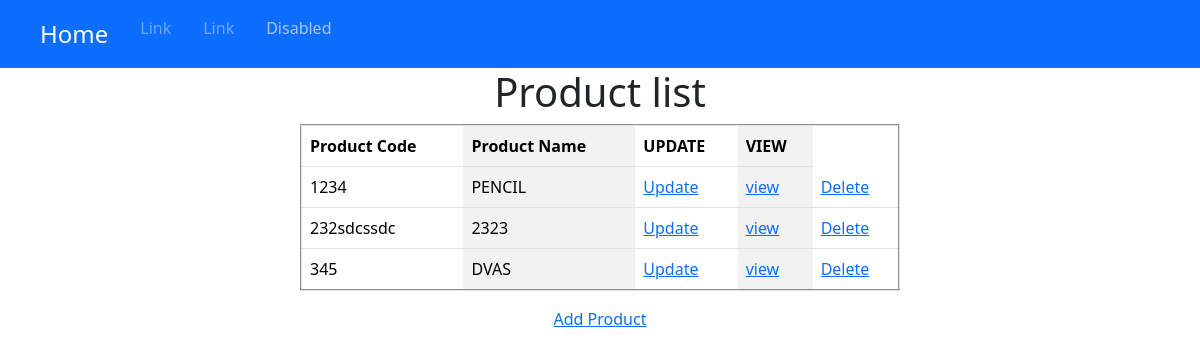
The app's page /ProductList/, older data.
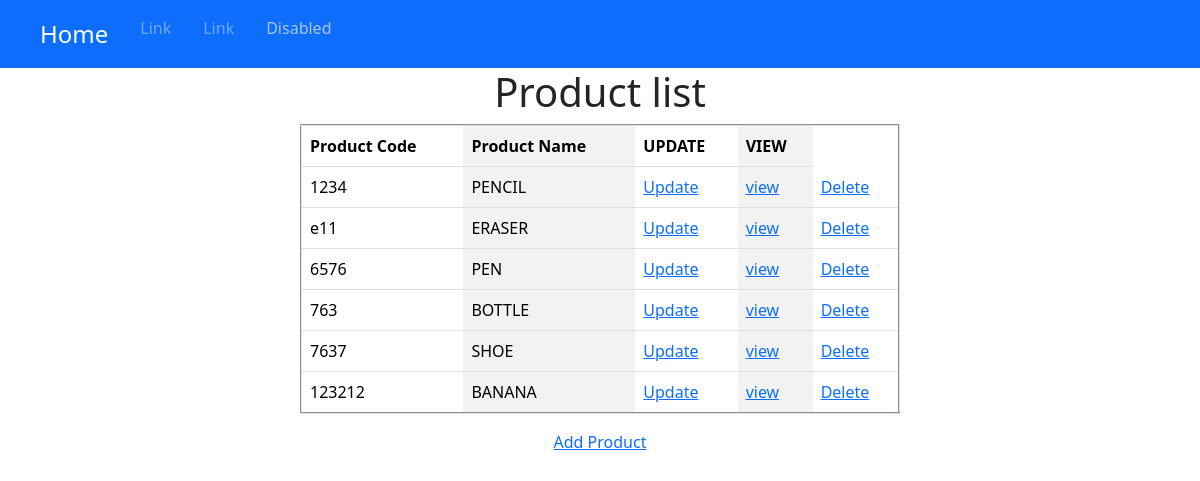
The same page, newer data.
### inventory/models.py (models this page shows, shortened)
class Product(models.Model):
    product_name=models.CharField(max_length=250)
    product_code=models.CharField(max_length=50,unique=True)
    product_description=models.TextField(blank=True)
    product_price=models.DecimalField(max_digits=10,decimal_places=2)
    gst_percent=models.IntegerField()
    stock_quantity=models.IntegerField()
    product_image=models.ImageField()
    created_at=models.DateTimeField(auto_now_add=True)

### inventory/views.py (the view)
# urls.py: path('ProductList/',ProductList.as_view(),name='ProductList'),
class ProductList(ListView):
    model=Product
    context_object_name='products'

### templates/inventory/Product_list.html (shortened to what this page needs)
{% extends 'inventory/dummy.html' %}
{% block content%}
    <center>
        <h1>Product list</h1>
        <table border="2px" style="width: 50%;" cellpadding="10px" class="table table-striped-columns">
            <tr>
                <th>Product Code</th>
                <th>Product Name</th>
                <th>UPDATE</th>
                <th>VIEW</th>
            </tr>
            {% for product in products %}
            <tr>
                <td>{{product.product_code}}</td>
                <td>{{product.product_name | upper}}</td>
                <td><a href="{% url 'ProductUpdate' pk=product.pk %}">Update</a></td>
                <td><a href="{% url 'ProductDetail' pk=product.pk %}">view</a> </td>
                <td><a href="{% url 'ProductDelete' pk=product.pk %}">Delete</a> </td>
            </tr>
            {% endfor %}
        </table>
        <a href="{% url 'ProductCreate' %}">Add Product</a>
    </center>
{% endblock %}

Row changes from the older to the newer data that the page shows:
removed Product: product_code "232sdcssdc", product_name "2323"
removed Product: product_code "345", product_name "DVAS"
added Product: product_code "e11", product_name "ERASER"
added Product: product_code "6576", product_name "PEN"
added Product: product_code "763", product_name "BOTTLE"
added Product: product_code "7637", product_name "SHOE"
added Product: product_code "123212", product_name "BANANA"
